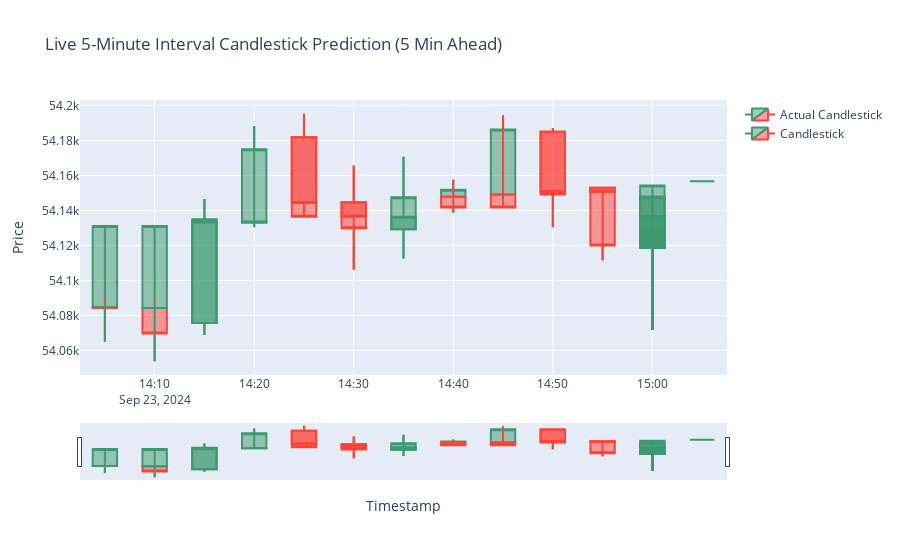

Notebook cell for this chart:
### Code cell
import yfinance as yf
import numpy as np
import pandas as pd
from sklearn.preprocessing import MinMaxScaler
import time
import plotly.graph_objects as go
from tensorflow.keras.models import load_model
from IPython.display import display, clear_output

# Load your trained model for 5-minute future prediction
model_5min = load_model('model_5min.h5')

# Fetch historical Bank Nifty data to fit the scaler (so it matches your training)
ticker = "^NDX"
historical_data = yf.download(ticker, period='1d', interval='5m')

# Preprocess the historical data
if not historical_data.empty:
    historical_data = historical_data[['Open', 'High', 'Low', 'Close']]
    scaler = MinMaxScaler(feature_range=(0, 1))

    # Fit the scaler only on historical data
    scaled_historical_data = scaler.fit_transform(historical_data)
else:
    print("No historical data found!")

# Initialize empty lists to store timestamps and candlestick data
timestamps = []
open_prices = []
high_prices = []
low_prices = []
predicted_closes = []

# Function for live prediction
def predict_live_data():
    live_data_accumulated = []  # Accumulate live data over time

    while True:
        # Fetch and preprocess live data (1 minute intervals)
        live_data = yf.download(ticker, period='1d', interval='1m')

        # Check if live data is empty
        if live_data.empty:
            print("No live data found! Skipping this cycle.")
            time.sleep(60)  # Wait 1 minute and try again
            continue

        # Preprocess live data
        live_data = live_data[['Open', 'High', 'Low', 'Close']]

        # Append the new live data to the accumulated list
        live_data_accumulated.append(live_data)

        # Concatenate accumulated data into a single DataFrame
        live_data_full = pd.concat(live_data_accumulated)

        # Apply the scaler
        try:
            scaled_live_data = scaler.transform(live_data_full)
        except ValueError as e:
            print(f"Error scaling live data: {e}")
            time.sleep(60)  # Wait 1 minute and try again
            continue

        # Use the last 60 data points for prediction (make sure there's enough data)
        if len(scaled_live_data) < 60:
            print("Not enough data for prediction! Waiting for more data.")
            time.sleep(60)
            continue

        # The model should now predict 5 minutes into the future
        X_live = np.array([scaled_live_data[-60:]])

        # Reshape to match the LSTM model's input shape
        X_live = np.reshape(X_live, (X_live.shape[0], X_live.shape[1], 4))

        # Make prediction for 5 minutes into the future
        predicted_price = model_5min.predict(X_live)

        # Inverse transform to get the actual predicted price (predicted 5-min ahead close price)
        predicted_close_price = scaler.inverse_transform([[0, 0, 0, predicted_price[0][0]]])[0][3]

        # Get the current timestamp and other OHLC values from live data
        current_time = live_data.index[-1]
        open_price = live_data['Open'][-1]
        high_price = live_data['High'][-1]
        low_price = live_data['Low'][-1]

        # Append the OHLC values and predicted close price to the lists
        timestamps.append(current_time)
        open_prices.append(open_price)
        high_prices.append(high_price)
        low_prices.append(low_price)
        predicted_closes.append(predicted_close_price)

        # Output predicted price
        print(f"Predicted Close Price for 5 minutes ahead: {predicted_close_price}")

        # Create a new candlestick figure
        fig = go.Figure()

        # Add candlestick trace with real open, high, low, and predicted close prices
        fig.add_trace(go.Candlestick(x=timestamps,
                                     open=open_prices,
                                     high=high_prices,
                                     low=low_prices,
                                     close=predicted_closes,
                                     name='Candlestick'))

        # Update layout with hovermode for both x and y axes
        fig.update_layout(
            title="Live 1-Minute Interval Candlestick Prediction (5 Min Ahead)",
            xaxis_title="Timestamp",
            yaxis_title="Price",
            hovermode="x unified",  # Unified hover mode on x-axis
            hoverlabel=dict(namelength=-1),  # Show full text
        )

        # Clear the previous plot and display the updated candlestick chart
        clear_output(wait=True)
        display(fig)

        # Wait for 1 minute before running the prediction again
        time.sleep(60)

# Start the live prediction and graph update
predict_live_data()

### Figure 1 — Plotly figure (JSON) as saved in the notebook; plotly's stock layout.template omitted (floating-point values rounded to 4 significant figures)
{"data": [{"close": [54080.0, 54070.0, 54135, 54170.0, 54140.0, 54130.0, 54150.0, 54150.0, 54190.0, 54150.0, 54120, 54120.0, 54120.0, 54120.0, 54130.0, 54130.0, 54130.0, 54130.0, 54130.0, 54140.0, 54140.0, 54150.0, 54150.0, 54160.0], "high": [54090.0, 54090.0, 54150.0, 54190.0, 54200.0, 54170.0, 54170.0, 54160.0, 54190.0, 54190.0, 54150.0, 54150.0, 54150.0, 54150.0, 54150.0, 54150.0, 54150.0, 54150.0, 54150.0, 54150.0, 54150.0, 54150.0, 54150.0, 54160.0], "low": [54060.0, 54050.0, 54070.0, 54130.0, 54140.0, 54110.0, 54110.0, 54140.0, 54150.0, 54130.0, 54110.0, 54070.0, 54070.0, 54070.0, 54070.0, 54070.0, 54070.0, 54070.0, 54070.0, 54070.0, 54070.0, 54070.0, 54070.0, 54160.0], "name": "Actual Candlestick", "open": [54080.0, 54080.0, 54080.0, 54130.0, 54180.0, 54140.0, 54130.0, 54150.0, 54150.0, 54190.0, 54150.0, 54120.0, 54120.0, 54120.0, 54120.0, 54120.0, 54120.0, 54120.0, 54120.0, 54120.0, 54120.0, 54120.0, 54120.0, 54160.0], "type": "candlestick", "x": ["2024-09-23T14:05:00+05:30", "2024-09-23T14:10:00+05:30", "2024-09-23T14:15:00+05:30", "2024-09-23T14:20:00+05:30", "2024-09-23T14:25:00+05:30", "2024-09-23T14:30:00+05:30", "2024-09-23T14:35:00+05:30", "2024-09-23T14:40:00+05:30", "2024-09-23T14:45:00+05:30", "2024-09-23T14:50:00+05:30", "2024-09-23T14:55:00+05:30", "2024-09-23T15:00:00+05:30", "2024-09-23T15:00:00+05:30", "2024-09-23T15:00:00+05:30", "2024-09-23T15:00:00+05:30", "2024-09-23T15:00:00+05:30", "2024-09-23T15:00:00+05:30", "2024-09-23T15:00:00+05:30", "2024-09-23T15:00:00+05:30", "2024-09-23T15:00:00+05:30", "2024-09-23T15:00:00+05:30", "2024-09-23T15:00:00+05:30", "2024-09-23T15:00:00+05:30", "2024-09-23T15:05:00+05:30"]}, {"close": [54130.0, 54130.0, 54130.0, 54130.0, 54140.0, 54140.0, 54140.0, 54140.0, 54140.0, 54150.0, 54150.0, 54150.0], "high": [54090.0, 54090.0, 54150.0, 54190.0, 54200.0, 54170.0, 54170.0, 54160.0, 54190.0, 54190.0, 54150.0, 54150.0, 54150.0, 54150.0, 54150.0, 54150.0, 54150.0, 54150.0, 54150.0, 54150.0, 54150.0, 54150.0, 54150.0, 54160.0], "low": [54060.0, 54050.0, 54070.0, 54130.0, 54140.0, 54110.0, 54110.0, 54140.0, 54150.0, 54130.0, 54110.0, 54070.0, 54070.0, 54070.0, 54070.0, 54070.0, 54070.0, 54070.0, 54070.0, 54070.0, 54070.0, 54070.0, 54070.0, 54160.0], "name": "Candlestick", "open": [54080.0, 54080.0, 54080.0, 54130.0, 54180.0, 54140.0, 54130.0, 54150.0, 54150.0, 54190.0, 54150.0, 54120.0, 54120.0, 54120.0, 54120.0, 54120.0, 54120.0, 54120.0, 54120.0, 54120.0, 54120.0, 54120.0, 54120.0, 54160.0], "type": "candlestick", "x": ["2024-09-23T14:05:00+05:30", "2024-09-23T14:10:00+05:30", "2024-09-23T14:15:00+05:30", "2024-09-23T14:20:00+05:30", "2024-09-23T14:25:00+05:30", "2024-09-23T14:30:00+05:30", "2024-09-23T14:35:00+05:30", "2024-09-23T14:40:00+05:30", "2024-09-23T14:45:00+05:30", "2024-09-23T14:50:00+05:30", "2024-09-23T14:55:00+05:30", "2024-09-23T15:00:00+05:30", "2024-09-23T15:00:00+05:30", "2024-09-23T15:00:00+05:30", "2024-09-23T15:00:00+05:30", "2024-09-23T15:00:00+05:30", "2024-09-23T15:00:00+05:30", "2024-09-23T15:00:00+05:30", "2024-09-23T15:00:00+05:30", "2024-09-23T15:00:00+05:30", "2024-09-23T15:00:00+05:30", "2024-09-23T15:00:00+05:30", "2024-09-23T15:00:00+05:30", "2024-09-23T15:05:00+05:30"]}], "layout": {"autosize": true, "hoverlabel": {"namelength": -1}, "hovermode": "x unified", "title": {"text": "Live 5-Minute Interval Candlestick Prediction (5 Min Ahead)"}, "xaxis": {"autorange": true, "range": ["2024-09-23 14:02:30", "2024-09-23 15:07:30"], "rangeslider": {"autorange": true, "range": ["2024-09-23 14:02:30", "2024-09-23 15:07:30"], "yaxis": {"_template": null, "rangemode": "match"}}, "title": {"text": "Timestamp"}, "type": "date"}, "yaxis": {"autorange": true, "range": [54050.0, 54200.0], "title": {"text": "Price"}}}}
